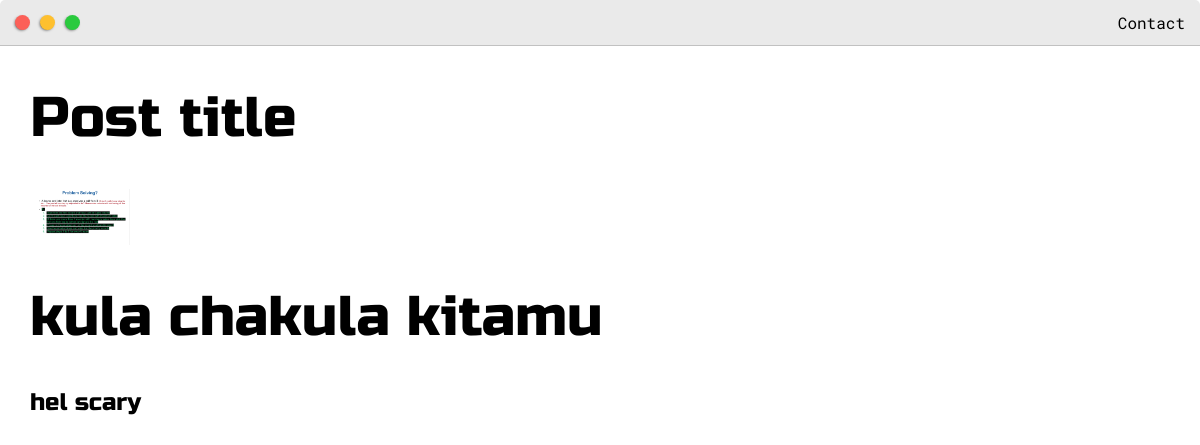
The app's page /post/kula-chakula_2/ with its own data.
### mywebsite/models.py (models this page shows, shortened)
class Post(models.Model):
    headline = models.CharField(max_length=200)
    sub_headline = models.CharField(max_length=200, blank=True, null=True)
    thumbnail = models.ImageField(null=True, blank=True, upload_to= "image", default="placeholder.png")
    body= RichTextUploadingField(blank=True, null=True)
    created = models.DateTimeField(auto_now_add=True)
    active = models.BooleanField(default=False)
    feature = models.BooleanField(default=False)
    tags = models.ManyToManyField(Tag, null=True)
    slug = models.SlugField(null=True, blank=True)

### mywebsite/views.py (the view)
# urls.py: path('post/<slug:slug>/', views.post, name='post'),
def post(request,slug):
    post= Post.objects.get(slug=slug)
    context={'post': post}
    return render(request, 'mywebsite/post.html',context)

### mywebsite/templates/mywebsite/post.html (shortened to what this page needs)
{%extends 'mywebsite/main.html'%}
{% load static %}
{%block content%}
<div class="main-container">
 <h1>Post title</h1>
<img src="{{post.thumbnail.url}}">
<h1>{{post.headline}}</h1>
<h4>{{post.sub_headline}}</h4>
</div>
{%endblock content%}

### static/css/default.css (style rules this page uses)
:root { --mainColor:#eaeaea; --secondaryColor:#fff; --borderColor:#c1c1c1; --mainText:black; --secondaryText:#4b5156; --themeDotBorder:#24292e; --previewBg:rgb(251, 249, 243, 0.8); --previewShadow:#f0ead6; --buttonColor:black; }
html, body { padding: 0; margin: 0; scroll-behavior: smooth; }
body * { transition: 0.3s; }
h1, h2, h3, h4, h5, h6, strong { color: var(--mainText); font-family: 'Russo One', sans-serif; font-weight: 500; }
h1 { font-size: 56px; }
h4 { font-size: 24px; }
.main-container { width: 1200px; margin: 0 auto; }
@media screen and (max-width: 1200px) { .main-container { width: 95%; } }

### mywebsite/templates/mywebsite/post.html (style rules this page uses)
img { max-width: 100; object-fit: cover; }

### records on screen
Post: thumbnail (picture), headline "kula chakula kitamu", sub_headline "hel scary"
